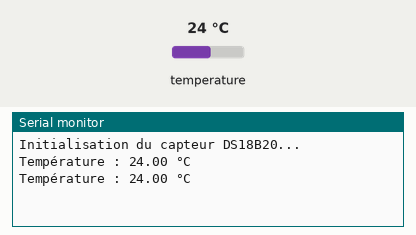
This sketch was run on a simulated Arduino Uno, built with avr-gcc and run on an emulated ATmega328P. Shown: the last lines printed to the serial monitor. The test bench sets the inputs (shaded band); at power-on: temperature 24 °C.

Above: at 3.3 s.
3.4 s: temperature set to 12 °C
At 5.3 s:
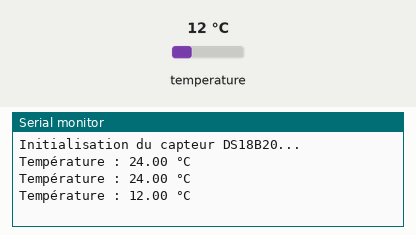
5.9 s: temperature set to 19 °C
At 6.6 s:
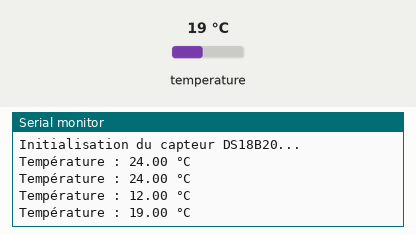
Timing chart, 0 to 8.9 s (numbered marks = the images above; inputs shaded):
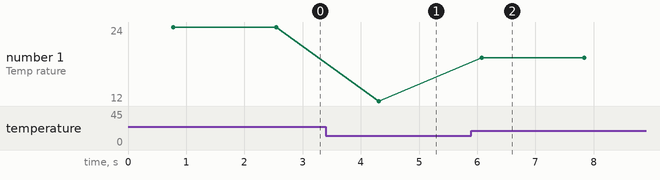

Measured:
- after the input at 3.4 s, the serial monitor: prints a new line after 0.91 s (image 1)
- after the input at 5.9 s, the serial monitor: prints a new line after 0.17 s (image 2)
- plotted number 1: 24 → 12 after the input at 3.4 s, 12 → 19 after the input at 5.9 s

The sketch:

cap_ds18b20.ino
```cpp
#include <OneWire.h>
#include <DallasTemperature.h>


#define ONE_WIRE_BUS 2

OneWire oneWire(ONE_WIRE_BUS);

DallasTemperature sensors(&oneWire);

void setup() {

    Serial.begin(9600);
    Serial.println("Initialisation du capteur DS18B20...");


    sensors.begin();
}

void loop() {

    sensors.requestTemperatures();


    float temperatureC = sensors.getTempCByIndex(0);


    if (temperatureC == DEVICE_DISCONNECTED_C) {
        Serial.println("Erreur : Capteur non connecté !");
    } else {
        Serial.print("Température : ");
        Serial.print(temperatureC);
        Serial.println(" °C");
    }


    delay(1000);
}
```
